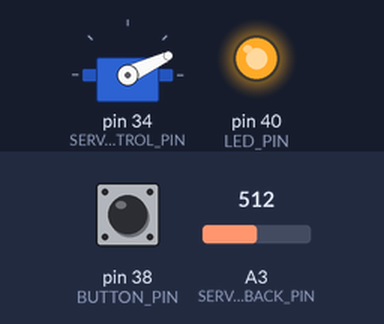
Simulated run of this sketch. Board: Arduino Mega 2560, built with avr-gcc and run on an emulated ATmega2560. Shown: servo, output pins drawn as LEDs (lit = HIGH). The inputs (shaded band) are chosen by the test bench; at power-on: pin 38 (BUTTON_PIN) LOW, A3 (SERVO_FEEDBACK_PIN) = 512.

Above: at 1.2 s.
1.3 s: pin 38 (BUTTON_PIN) pulled HIGH for 1 s
At 3.2 s:
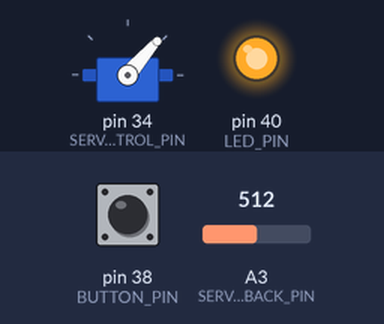
3.8 s: A3 (SERVO_FEEDBACK_PIN) set to 379
5.3 s: A3 (SERVO_FEEDBACK_PIN) set to 355
At 6.6 s:
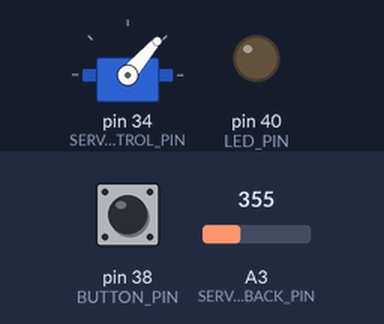
6.9 s: pin 38 (BUTTON_PIN) pulled HIGH for 3.2 s
At 10.3 s:
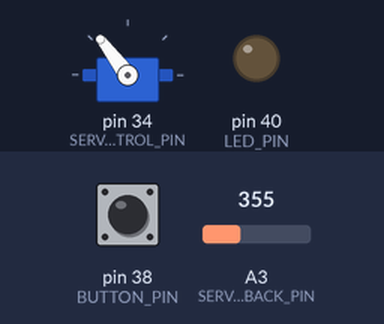
11.6 s: A3 (SERVO_FEEDBACK_PIN) set to 511
At 12.7 s:
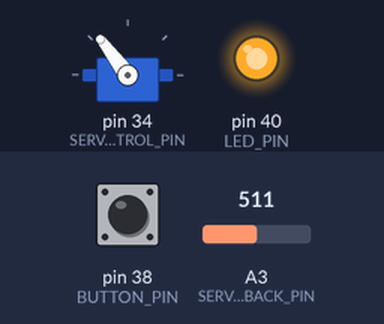
13.1 s: pin 38 (BUTTON_PIN) pulled HIGH for 1 s
At 14.5 s:
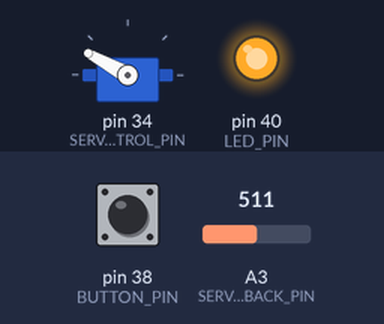
Timing chart, 0 to 16.1 s (numbered marks = the images above; inputs shaded):
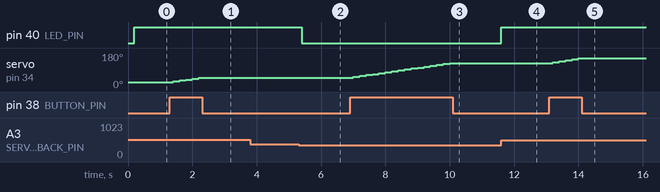

Measured:
- the behaviour switches between 369 and 368 on A3 (SERVO_FEEDBACK_PIN) (found by bisection; images 1 and 2)
- after the input at 1.3 s, servo on pin 34 (SERVO_CONTROL_PIN): moves from 25° to 49° over 0.80 s, starting after 0.10 s
- after the input at 3.8 s, every drawn part: stays the same
- after the input at 5.3 s, pin 40 (LED_PIN): HIGH → LOW after 0.10 s
- after the input at 6.9 s, servo on pin 34 (SERVO_CONTROL_PIN): moves from 49° to 127° over 3.0 s, starting after 0.10 s
- after the input at 11.6 s, pin 40 (LED_PIN): LOW → HIGH at once
- after the input at 13.1 s, servo on pin 34 (SERVO_CONTROL_PIN): moves from 127° to 151° over 0.80 s, starting after 0.10 s

The sketch:

ex02a.ino
```cpp
// Caden Churchman
// MNE 615
// Exercise 2

#include "math.h"
#include <Servo.h>
#include "Arduino.h"

Servo servo;

const uint8_t BUTTON_PIN = 38;
const uint8_t LED_PIN = 40;
const uint8_t SERVO_CONTROL_PIN = 34;
const uint8_t SERVO_FEEDBACK_PIN = A3;

uint32_t micro = 800;

void setup()
{
    Serial.begin(115200);
    servo.attach(SERVO_CONTROL_PIN);
    pinMode(BUTTON_PIN, INPUT);
    pinMode(SERVO_FEEDBACK_PIN, INPUT);
    pinMode(SERVO_CONTROL_PIN, OUTPUT);
    pinMode(LED_PIN, OUTPUT);

    // Init in low state
    servo.writeMicroseconds(800);
}

uint32_t time = millis();
uint32_t interval = 200;
double r = 0;

enum State {
    Nothing,
    Down,
    Up
};

State state = Nothing;
State oldState = Up;

// Loop function
void loop()
{
    // Write cur microseconds
    servo.writeMicroseconds(micro);
    bool buttonPressed = digitalRead(BUTTON_PIN);
    if (buttonPressed && state == Nothing) {
        state = oldState; // go back to old state
    }
    if (!buttonPressed && state != Nothing) {
        oldState = state; // Clean states
        state = Nothing;
    }

    // With interval
    if (millis() - time >= interval) {
        int read = analogRead(SERVO_FEEDBACK_PIN);
        double volts = ((double)read / 1023.0) * 5.0;
        digitalWrite(LED_PIN, volts > 1.8); // led if > 1.8V

        // Go up
        if (state == Down) {
            micro -= 50;
            if (micro < 800) {
                micro = 800;
                state = Up;
            }
        }
        // Go down
        if (state == Up) {
            micro += 50;
            if (micro > 2400) {
                micro = 2400;
                state = Down;
            }
        }
        // Increment
        time += interval;
    }
}
```
